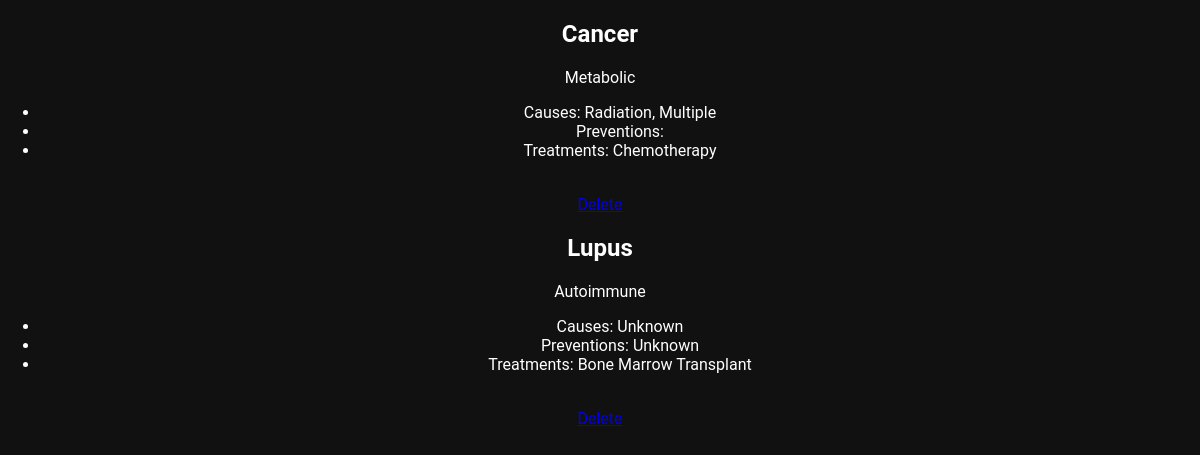
The app's page /view, older data.
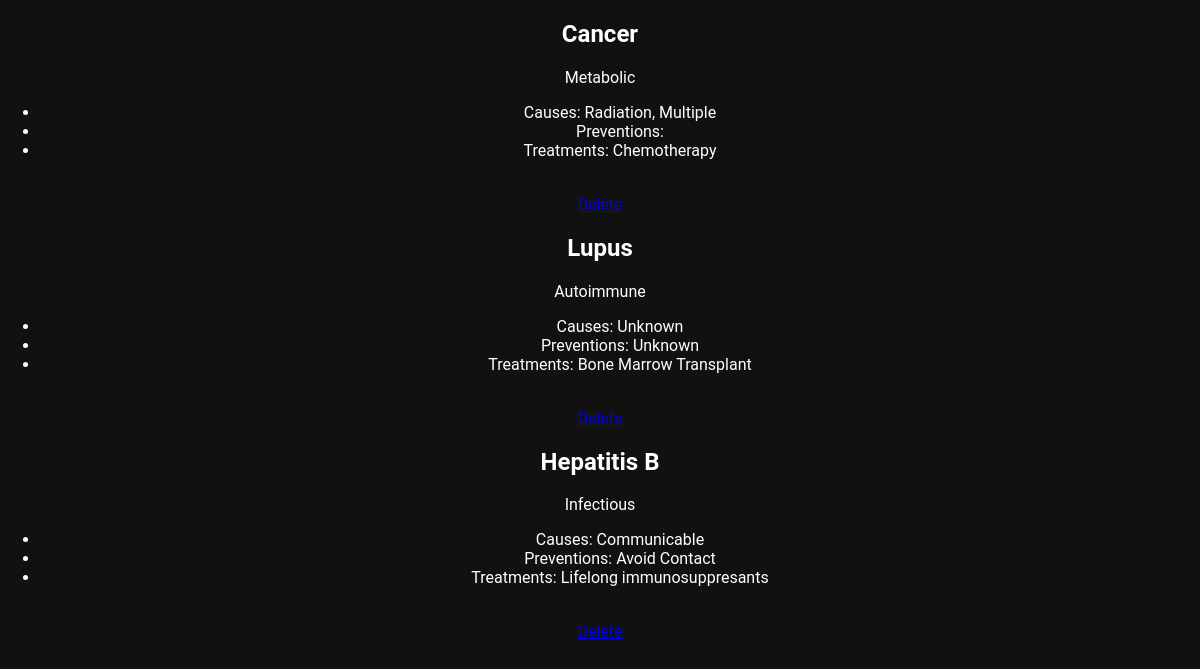
The same page, newer data.
### diseases/models.py (models this page shows, shortened)
class Disease(models.Model):
	name = models.CharField(max_length=50, unique=True)
	congenial = models.CharField(max_length=50)
	age_group = models.CharField(max_length=50)
	classification = models.CharField(max_length=50)
	causes = models.CharField(max_length=50)
	prevention = models.CharField(max_length=50)
	treatment = models.CharField(max_length=50)

### diseases/views.py (the view)
# urls.py: path('view', views.viewDiseases, name='view'),
def viewDiseases(request):
    diseases = Disease.objects.all();
    return render(request, 'diseases/viewDiseases.html', {'diseases': diseases,})

### diseases/templates/diseases/viewDiseases.html (shortened to what this page needs)
<!DOCTYPE html>
<html>
<head>
	{% load static %}
	<link rel='stylesheet' href="{% static 'main.css' %}">
</head>
<body>
	{% block content %}
		<div class="container">
			{% for disease in diseases %}
			<div class="card">
				<h2>{{ disease.name }}</h2>
				 <span>{{ disease.classification }}</span>
				 <ul>
				 	<li>Causes: <span>{{ disease.causes }}</span></li>
				 	<li>Preventions: <span>{{ disease.prevention }}</span></li>
				 	<li>Treatments: <span>{{ disease.treatment }}</span></li>
				</ul>
				<br>
				<a href="{% url 'delete' diseaseName=disease.name %}" onclick="return confirm('Are you sure you want to delete this Disease Data?');">Delete</a>
			</div>
			{% endfor %}
		</div>
	{% endblock %}
</body>
</html>

### diseases/static/main.css (style rules this page uses)
html { width: 100%; height: 100%; }
body { font-family: "Roboto", Sans-Serif; margin: 0 auto; padding: 0; background-color: #111111; height: 100%; width: 100%; text-align: center; -webkit-overflow-scrolling: touch; font-size: 16px; color: white; }

Row changes from the older to the newer data that the page shows:
added Disease: name "Hepatitis B", classification "Infectious", causes "Communicable", prevention "Avoid Contact", treatment "Lifelong immunosuppresants"
